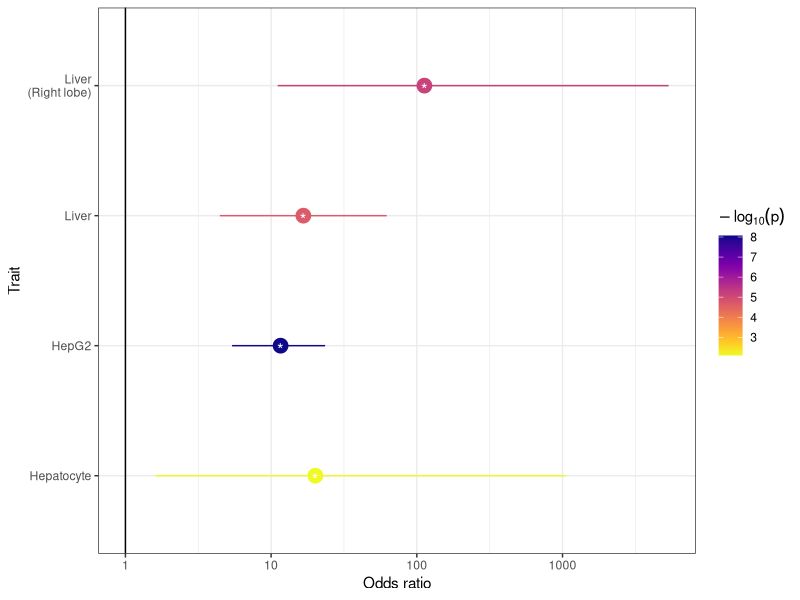
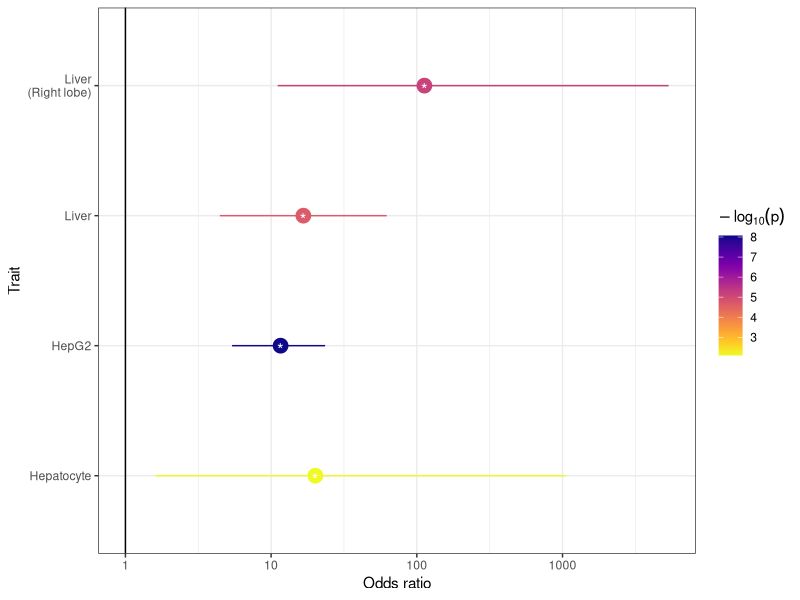

Write the R code that produced these figures, in order.
## ---- chunk 1
library(tidyverse)
library(viridis)
ROOT_DIR <- "/mnt/isilon/sfgi/dudekm/"
## ---- chunk 2
# Data from ADASTRA
# PRINT_beta_cloglog
ADASTRA_enrichment <-
  data.frame(
    cell_type = c("HepG2", "Liver", "Liver\n(Right lobe)", "Hepatocyte"),
    ASB_SNPs = c(12, 6, 4, 3),
    nonASB_SNPs = c(29, 6, 1, 1),
    expected_ASP_SNPs = c(9572, 2269, 234, 747),
    expected_nonASB_SNPs = c(268655, 37779, 6619, 5014)
  )

results <- data.frame()
for (i in 1:nrow(ADASTRA_enrichment)) {
  m <- ADASTRA_enrichment[i, 2:5] %>% as.matrix() %>% c() %>% matrix(nrow = 2)
  ft <- fisher.test(m)
  
  new_row <-
    data.frame(
      odds_ratio = ft$estimate,
      odds_ratio_95_low = ft$conf.int[1],
      odds_ratio_95_high = ft$conf.int[2],
      fishers_p = ft$p.value,
      row.names = NULL
    )
  
  results <- rbind(results, new_row)
}

ADASTRA_enrichment <- cbind(ADASTRA_enrichment, results)


## ---- chunk 3
ADASTRA_enrichment %>%
  ggplot(aes(x = odds_ratio, y = cell_type, color = -log10(fishers_p))) + 
  geom_vline(xintercept = 1) +
  geom_pointrange(aes(xmin = odds_ratio_95_low, 
                      xmax = odds_ratio_95_high), size = 1) +
  geom_point(data = . %>% filter(fishers_p < 0.05), shape = "*", 
             color = "white", size = 4) +
  scale_color_viridis(option = "plasma", direction = -1, name = bquote(-log[10](p))) +
  scale_x_log10() +
  xlab("Odds ratio") +
  ylab("Trait") +
  theme_bw() +
  theme(plot.title = element_text(size = 10))

ggsave("figures/ADASTRA_enrichment.png", width = 5, height = 4, units = "in")
